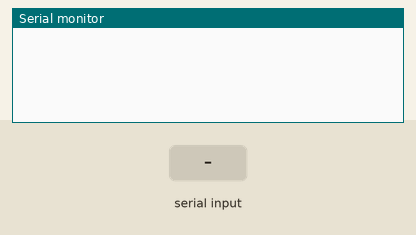
A sketch run on a simulated Arduino Uno, built with avr-gcc and run on an emulated ATmega328P. On the bench: the last lines printed to the serial monitor. Inputs (shaded band) come from the test bench.

Above: at 1.2 s.
1.3 s: "90,45\n" received over Serial
At 2.7 s:
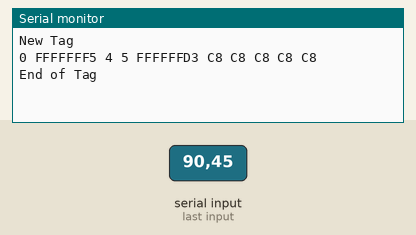
3.0 s: "30,150\n" received over Serial
At 4.1 s:
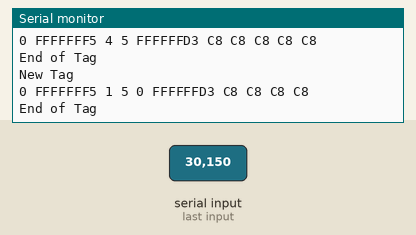
4.7 s: "5\n" received over Serial
At 5.3 s:
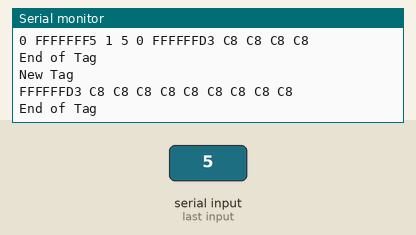
6.4 s: "90\n" received over Serial
At 7.8 s:
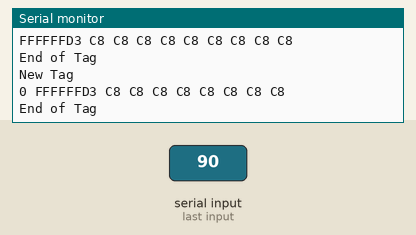
8.1 s: "200\n" received over Serial
At 9.0 s:
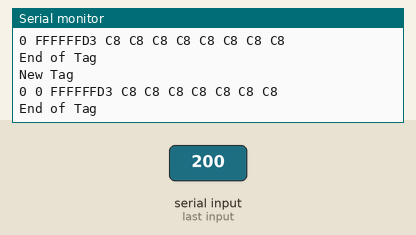

The sketch:

_125kHz_reader.ino
```cpp
void setup(){
  Serial.flush();      //Flushing serial for correct first read.
  Serial.begin(9600);
}


void loop()
{
  //Byte array to store the tag data in.
  byte tag[14];
  if (Serial.available() > 0) {
    delay(200);          //Delay for data to arrive into the serial buffer.

    for(int i = 0; i < 14; i++){
      // read the incoming number on serial RX
      byte data1;
      data1 = Serial.read();
      tag[i] = data1;
    }
    Serial.flush();


    Serial.println("New Tag");
    //printing data
    for(int i = 1; i < 11; i++){
      //Check if it's a number or letter
      if((47 < tag[i]) && (tag[i] < 58)){
        Serial.print((tag[i]-48), HEX);
        Serial.print(" ");
      }
      else{
        Serial.print((tag[i]-55), HEX);
        Serial.print(" ");
      }

    }
    Serial.println("");
    Serial.println("End of Tag");
  }
}
```

Measured:
- after the input at 1.3 s, the serial monitor: prints a new line after 0.20 s (image 1)
- after the input at 3.0 s, the serial monitor: prints a new line after 0.21 s (image 2)
- after the input at 4.7 s, the serial monitor: prints a new line after 0.21 s (image 3)
- after the input at 6.4 s, the serial monitor: prints a new line after 0.21 s (image 4)
- after the input at 8.1 s, the serial monitor: prints a new line after 0.21 s (image 5)
